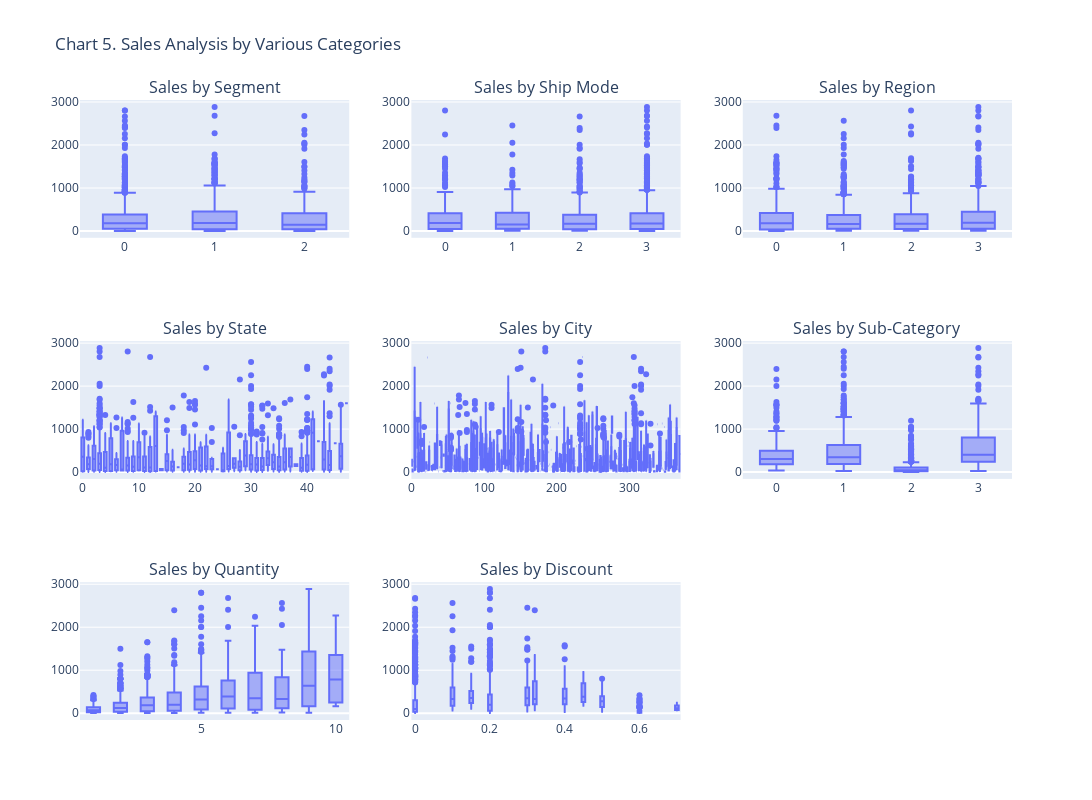

Here is the notebook cell this chart was saved with:
### Code cell
# Example usage
fig = make_subplots(rows=3, cols=3, subplot_titles=("Sales by Segment", "Sales by Ship Mode", "Sales by Region", "Sales by State", "Sales by City", "Sales by Sub-Category", "Sales by Quantity", "Sales by Discount"))

box_and_whisker(df_sales_modified, label_x='Segment', label_y='Sales', title='Sales by Segment', y_axis_range=[0, 1000], row=1, col=1, fig=fig)
box_and_whisker(df_sales_modified, label_x='Ship Mode', label_y='Sales', title='Sales by Ship Mode', y_axis_range=[0, 1000], row=1, col=2, fig=fig)
box_and_whisker(df_sales_modified, label_x='Region', label_y='Sales', title='Sales by Region', y_axis_range=[0, 1000], row=1, col=3, fig=fig)
box_and_whisker(df_sales_modified, label_x='State', label_y='Sales', title='Sales by State', y_axis_range=[0, 1000], row=2, col=1, fig=fig)
box_and_whisker(df_sales_modified, label_x='City', label_y='Sales', title='Sales by City', y_axis_range=[0, 1000], row=2, col=2, fig=fig)
box_and_whisker(df_sales_modified, label_x='Sub-Category', label_y='Sales', title='Sales by Sub-Category', y_axis_range=[0, 1000], row=2, col=3, fig=fig)
box_and_whisker(df_sales_modified, label_x='Quantity', label_y='Sales', title='Sales by Quantity', y_axis_range=[0, 1000], row=3, col=1, fig=fig)
box_and_whisker(df_sales_modified, label_x='Discount', label_y='Sales', title='Sales by Discount', y_axis_range=[0, 1000], row=3, col=2, fig=fig)

fig.update_layout(height=800, width=1200, title_text="Chart 5. Sales Analysis by Various Categories")

fig.show()

### Figure 1 — Plotly figure (JSON) as saved in the notebook; plotly's stock layout.template omitted (floating-point values rounded to 4 significant figures; data arrays with more than 128 entries replaced by an {"elided": "..."} marker saying what was removed)
{"data": [{"alignmentgroup": "True", "hovertemplate": "Segment=%{x}<br>Sales=%{y}<extra></extra>", "legendgroup": "", "marker": {"color": "#636efa"}, "name": "", "notched": false, "offsetgroup": "", "orientation": "v", "showlegend": false, "type": "box", "x": {"elided": "2067 int values"}, "x0": " ", "xaxis": "x", "y": {"elided": "2067 float values"}, "y0": " ", "yaxis": "y"}, {"alignmentgroup": "True", "hovertemplate": "Ship Mode=%{x}<br>Sales=%{y}<extra></extra>", "legendgroup": "", "marker": {"color": "#636efa"}, "name": "", "notched": false, "offsetgroup": "", "orientation": "v", "showlegend": false, "type": "box", "x": {"elided": "2067 int values"}, "x0": " ", "xaxis": "x2", "y": {"elided": "2067 float values"}, "y0": " ", "yaxis": "y2"}, {"alignmentgroup": "True", "hovertemplate": "Region=%{x}<br>Sales=%{y}<extra></extra>", "legendgroup": "", "marker": {"color": "#636efa"}, "name": "", "notched": false, "offsetgroup": "", "orientation": "v", "showlegend": false, "type": "box", "x": {"elided": "2067 int values"}, "x0": " ", "xaxis": "x3", "y": {"elided": "2067 float values"}, "y0": " ", "yaxis": "y3"}, {"alignmentgroup": "True", "hovertemplate": "State=%{x}<br>Sales=%{y}<extra></extra>", "legendgroup": "", "marker": {"color": "#636efa"}, "name": "", "notched": false, "offsetgroup": "", "orientation": "v", "showlegend": false, "type": "box", "x": {"elided": "2067 int values"}, "x0": " ", "xaxis": "x4", "y": {"elided": "2067 float values"}, "y0": " ", "yaxis": "y4"}, {"alignmentgroup": "True", "hovertemplate": "City=%{x}<br>Sales=%{y}<extra></extra>", "legendgroup": "", "marker": {"color": "#636efa"}, "name": "", "notched": false, "offsetgroup": "", "orientation": "v", "showlegend": false, "type": "box", "x": {"elided": "2067 int values"}, "x0": " ", "xaxis": "x5", "y": {"elided": "2067 float values"}, "y0": " ", "yaxis": "y5"}, {"alignmentgroup": "True", "hovertemplate": "Sub-Category=%{x}<br>Sales=%{y}<extra></extra>", "legendgroup": "", "marker": {"color": "#636efa"}, "name": "", "notched": false, "offsetgroup": "", "orientation": "v", "showlegend": false, "type": "box", "x": {"elided": "2067 int values"}, "x0": " ", "xaxis": "x6", "y": {"elided": "2067 float values"}, "y0": " ", "yaxis": "y6"}, {"alignmentgroup": "True", "hovertemplate": "Quantity=%{x}<br>Sales=%{y}<extra></extra>", "legendgroup": "", "marker": {"color": "#636efa"}, "name": "", "notched": false, "offsetgroup": "", "orientation": "v", "showlegend": false, "type": "box", "x": {"elided": "2067 int values"}, "x0": " ", "xaxis": "x7", "y": {"elided": "2067 float values"}, "y0": " ", "yaxis": "y7"}, {"alignmentgroup": "True", "hovertemplate": "Discount=%{x}<br>Sales=%{y}<extra></extra>", "legendgroup": "", "marker": {"color": "#636efa"}, "name": "", "notched": false, "offsetgroup": "", "orientation": "v", "showlegend": false, "type": "box", "x": {"elided": "2067 float values"}, "x0": " ", "xaxis": "x8", "y": {"elided": "2067 float values"}, "y0": " ", "yaxis": "y8"}], "layout": {"annotations": [{"font": {"size": 16}, "showarrow": false, "text": "Sales by Segment", "x": 0.1444, "xanchor": "center", "xref": "paper", "y": 1, "yanchor": "bottom", "yref": "paper"}, {"font": {"size": 16}, "showarrow": false, "text": "Sales by Ship Mode", "x": 0.5, "xanchor": "center", "xref": "paper", "y": 1, "yanchor": "bottom", "yref": "paper"}, {"font": {"size": 16}, "showarrow": false, "text": "Sales by Region", "x": 0.8556, "xanchor": "center", "xref": "paper", "y": 1, "yanchor": "bottom", "yref": "paper"}, {"font": {"size": 16}, "showarrow": false, "text": "Sales by State", "x": 0.1444, "xanchor": "center", "xref": "paper", "y": 0.6111, "yanchor": "bottom", "yref": "paper"}, {"font": {"size": 16}, "showarrow": false, "text": "Sales by City", "x": 0.5, "xanchor": "center", "xref": "paper", "y": 0.6111, "yanchor": "bottom", "yref": "paper"}, {"font": {"size": 16}, "showarrow": false, "text": "Sales by Sub-Category", "x": 0.8556, "xanchor": "center", "xref": "paper", "y": 0.6111, "yanchor": "bottom", "yref": "paper"}, {"font": {"size": 16}, "showarrow": false, "text": "Sales by Quantity", "x": 0.1444, "xanchor": "center", "xref": "paper", "y": 0.2222, "yanchor": "bottom", "yref": "paper"}, {"font": {"size": 16}, "showarrow": false, "text": "Sales by Discount", "x": 0.5, "xanchor": "center", "xref": "paper", "y": 0.2222, "yanchor": "bottom", "yref": "paper"}], "height": 800, "title": {"text": "Chart 5. Sales Analysis by Various Categories"}, "width": 1200, "xaxis": {"anchor": "y", "domain": [0, 0.2889]}, "xaxis2": {"anchor": "y2", "domain": [0.3556, 0.6444]}, "xaxis3": {"anchor": "y3", "domain": [0.7111, 1]}, "xaxis4": {"anchor": "y4", "domain": [0, 0.2889]}, "xaxis5": {"anchor": "y5", "domain": [0.3556, 0.6444]}, "xaxis6": {"anchor": "y6", "domain": [0.7111, 1]}, "xaxis7": {"anchor": "y7", "domain": [0, 0.2889]}, "xaxis8": {"anchor": "y8", "domain": [0.3556, 0.6444]}, "xaxis9": {"anchor": "y9", "domain": [0.7111, 1]}, "yaxis": {"anchor": "x", "domain": [0.7778, 1]}, "yaxis2": {"anchor": "x2", "domain": [0.7778, 1]}, "yaxis3": {"anchor": "x3", "domain": [0.7778, 1]}, "yaxis4": {"anchor": "x4", "domain": [0.3889, 0.6111]}, "yaxis5": {"anchor": "x5", "domain": [0.3889, 0.6111]}, "yaxis6": {"anchor": "x6", "domain": [0.3889, 0.6111]}, "yaxis7": {"anchor": "x7", "domain": [0, 0.2222]}, "yaxis8": {"anchor": "x8", "domain": [0, 0.2222]}, "yaxis9": {"anchor": "x9", "domain": [0, 0.2222]}}}
